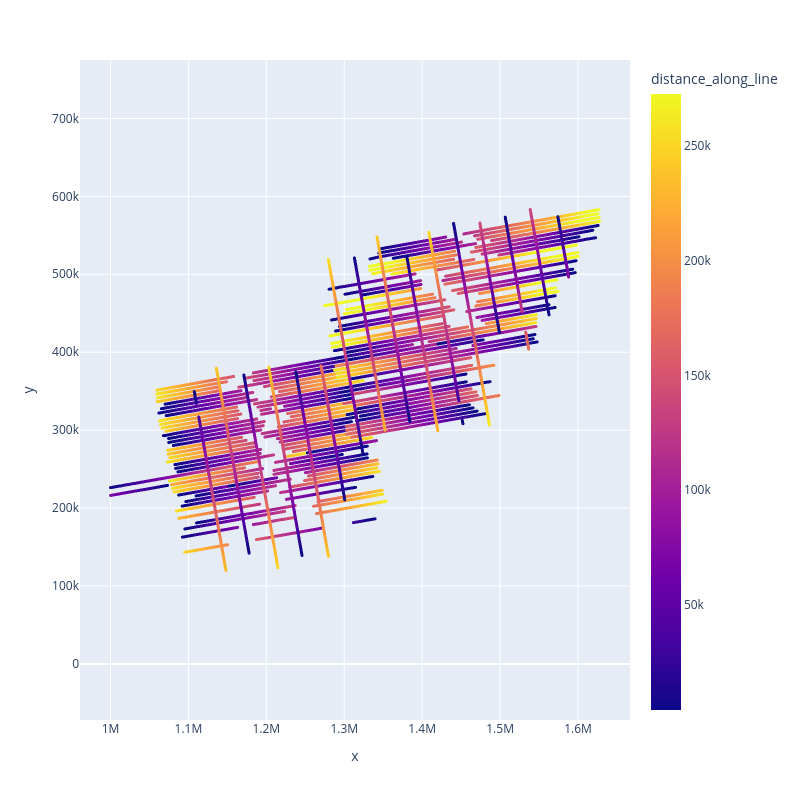

Source (notebook cell):
### Code cell
airbornegeo.plotly_points(
    data_df[::10],
    color_col="distance_along_line",
    hover_cols=["line"],
    size=3,
    edge_width=0,
)

### Figure 1 — Plotly figure (JSON) as saved in the notebook; plotly's stock layout.template omitted (floating-point values rounded to 4 significant figures; data arrays with more than 128 entries replaced by an {"elided": "..."} marker saying what was removed)
{"data": [{"customdata": {"elided": "33400x1 int values"}, "hovertemplate": "x=%{x}<br>y=%{y}<br>line=%{customdata[0]}<br>distance_along_line=%{marker.color}<extra></extra>", "legendgroup": "", "marker": {"color": {"elided": "33400 float values"}, "coloraxis": "coloraxis", "line": {"color": "black", "width": 0}, "size": 3, "symbol": "circle"}, "mode": "markers", "name": "", "showlegend": false, "type": "scattergl", "x": {"elided": "33400 float values"}, "xaxis": "x", "y": {"elided": "33400 float values"}, "yaxis": "y"}], "layout": {"autosize": false, "coloraxis": {"cmax": 272500.0, "cmin": 4392.0, "colorbar": {"title": {"text": "distance_along_line"}}, "colorscale": [[0, "#0d0887"], [0.1111, "#46039f"], [0.2222, "#7201a8"], [0.3333, "#9c179e"], [0.4444, "#bd3786"], [0.5556, "#d8576b"], [0.6667, "#ed7953"], [0.7778, "#fb9f3a"], [0.8889, "#fdca26"], [1, "#f0f921"]]}, "height": 800, "legend": {"tracegroupgap": 0}, "margin": {"t": 60}, "width": 800, "xaxis": {"anchor": "y", "domain": [0, 1], "title": {"text": "x"}}, "yaxis": {"anchor": "x", "domain": [0, 1], "scaleanchor": "x", "scaleratio": 1, "title": {"text": "y"}}}}
